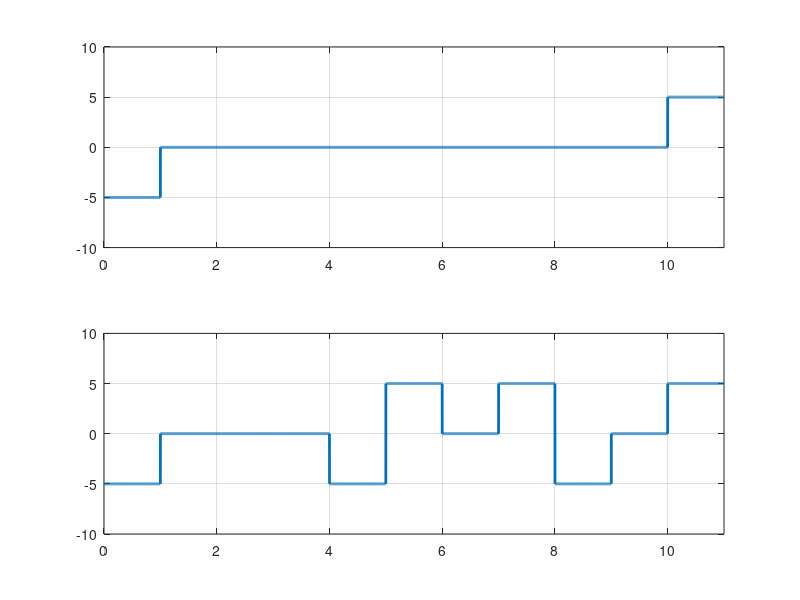

Here is the MATLAB script that generated this plot:
clc; #... Clear command line
clear all; #... Clear variables
close all; #... Clear figures

bits = [ 1 0 0 0 0 0 0 0 0 0 1];

#... Modulation

bitrate = 1; #... Number of bits per second
voltage = 5;

samplingRate = 1000;
samplingTime = 1/samplingRate;

endTime = length(bits)/bitrate;
time = 0:samplingTime:endTime;

index = 1;
sign = -1;

for i=1:length(time)
	if bits(index) == 0
		modulation(i) = 0;
	else
		modulation(i) = sign*voltage;
	endif
	
	if time(i)*bitrate >= index
		index = index+1;
		if index <= length(bits) && bits(index)==1
			sign = -1 * sign;
		endif
	endif
end

subplot(2,1,1);
plot(time, modulation, "LineWidth", 2);
axis([0 endTime -voltage-5 voltage+5]);
grid on;

#... demodulation

index = 1;

for i= 1:length(modulation)
	if modulation(i) == 0
		demodulation(index) = 0;
	else
		demodulation(index) = 1;
	endif
	if time(i)*bitrate >= index
		index = index+1;
	endif
end

disp(demodulation);

#...scrambling

for i=1:length(bits)
	cnt = 0
	for j=i:i+8
		if j>length(bits)
			break;
		endif
		if bits(j)==1
			break;
		else
			cnt = cnt + 1;
		endif
	endfor
	
	if cnt==8
		bits(i+2) = -1;
		bits(i+3) = 1;
		bits(i+5) = -1;
		bits(i+6) = 1;
	endif
	
end

disp(bits);

index = 1;
sign = -1;

for i=1:length(time)
	if bits(index) == 0
		modulation(i) = 0;
	else
		modulation(i) = sign*voltage;
	endif
	
	if time(i)*bitrate >= index
		index = index+1;
		if index <= length(bits) && bits(index)!=0
			sign = -1 * sign *bits(index);
		endif
	endif
end

subplot(2,1,2);
plot(time, modulation, "LineWidth", 2);
axis([0 endTime -voltage-5 voltage+5]);
grid on;
